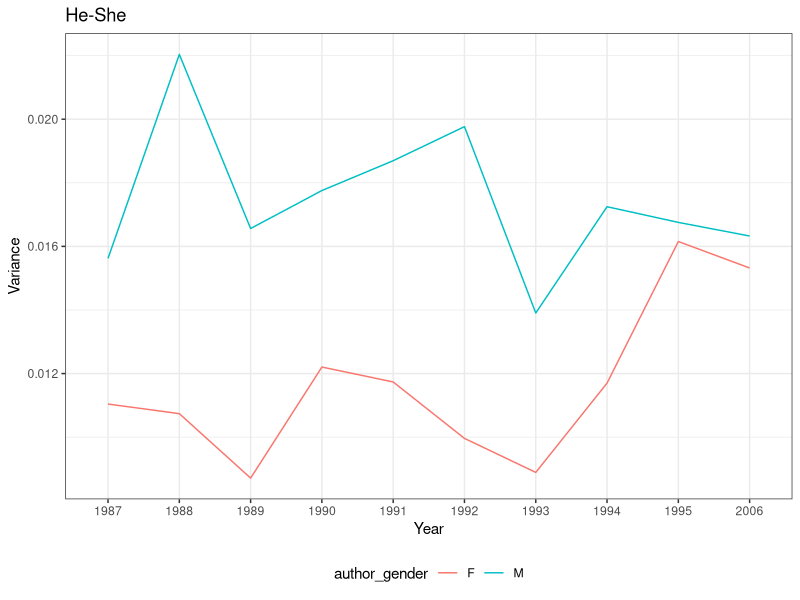
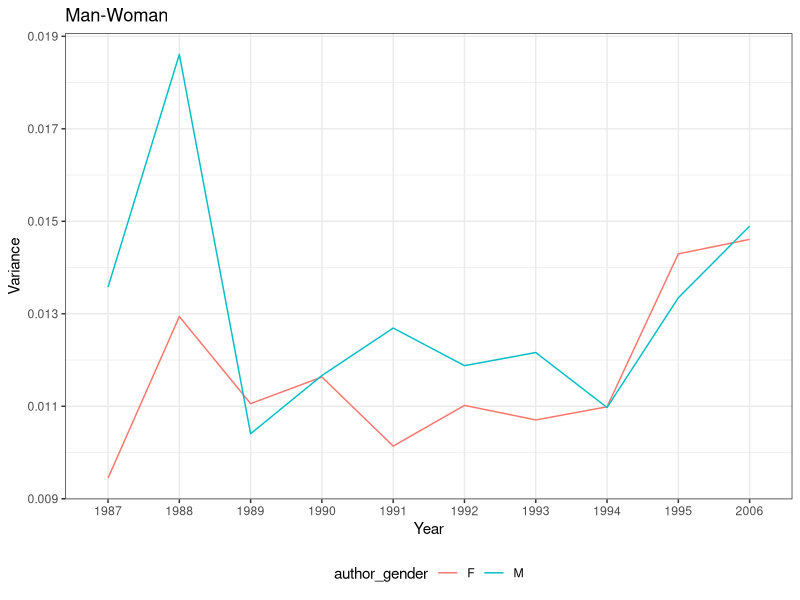
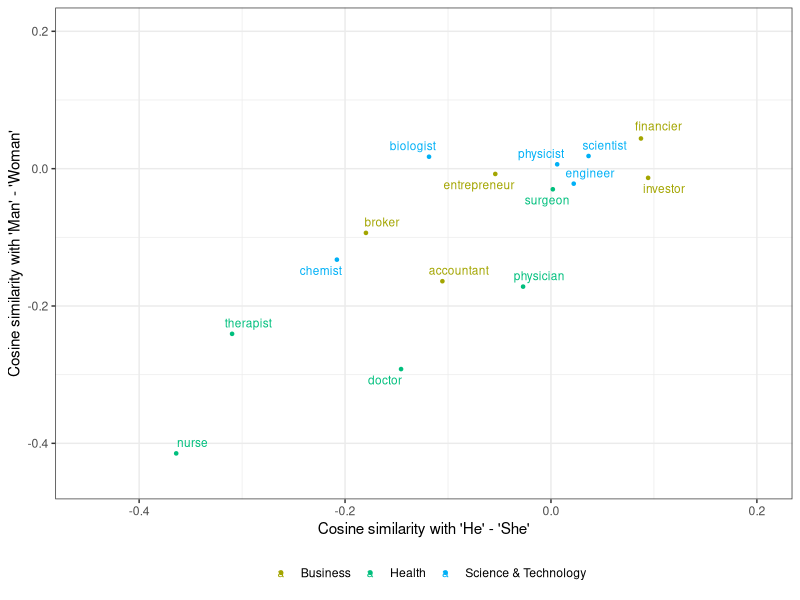
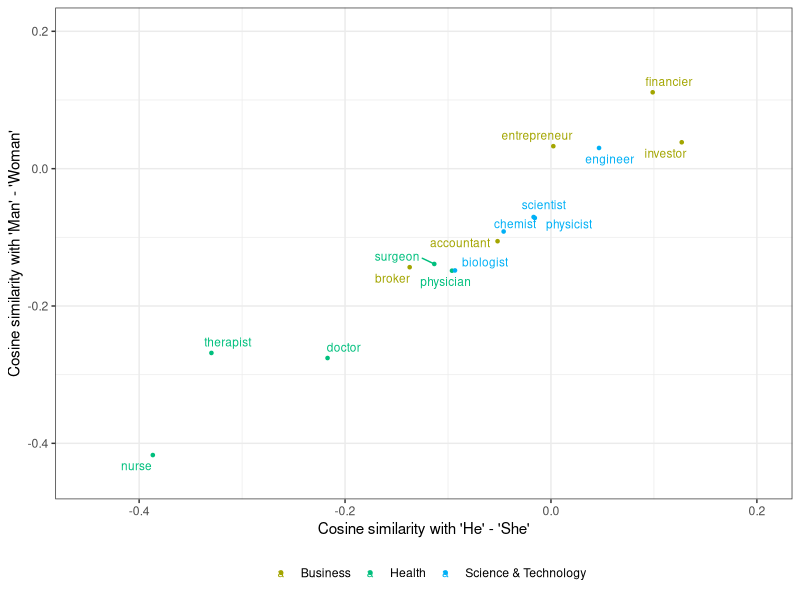
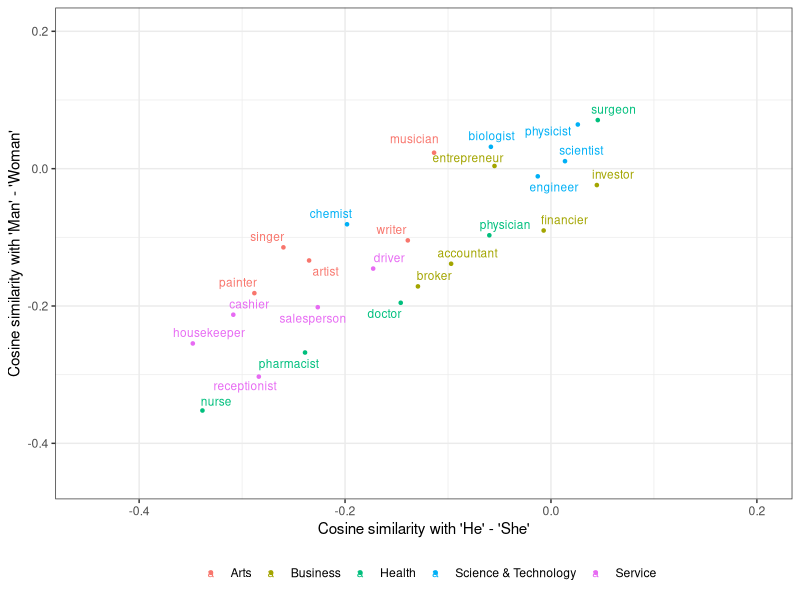
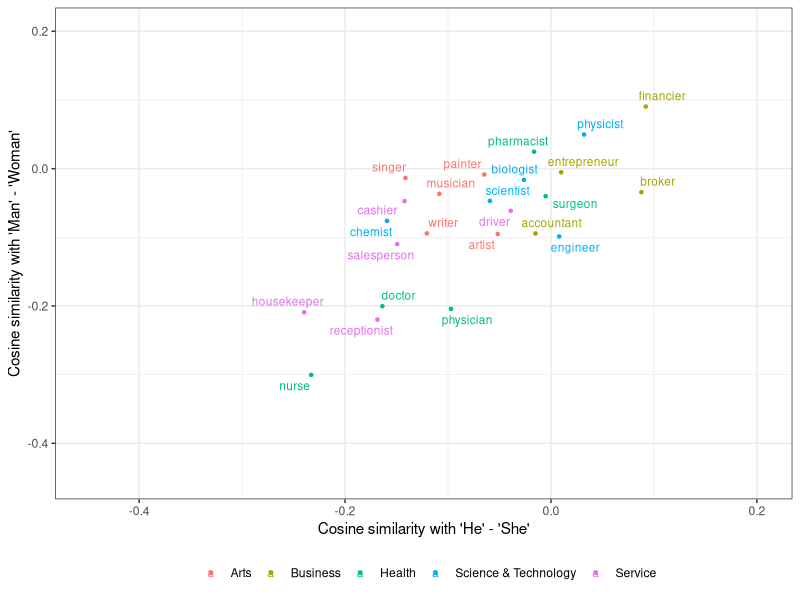
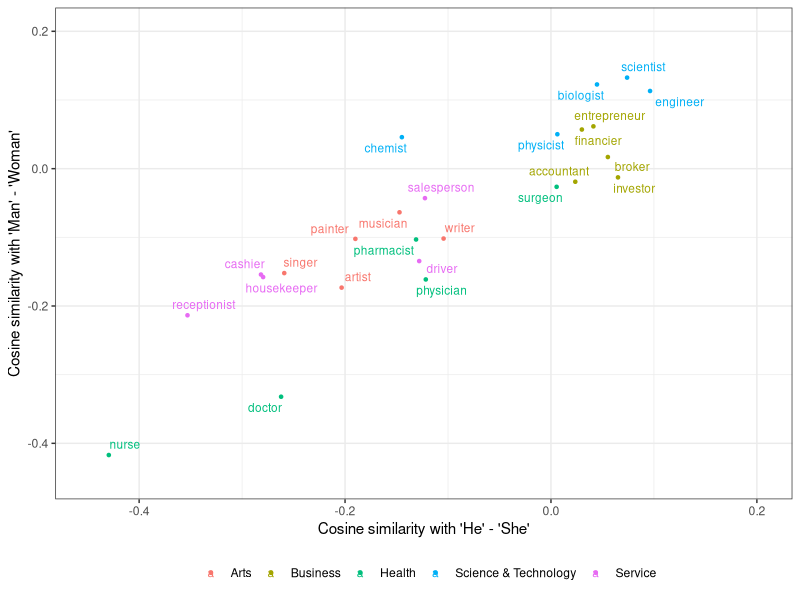
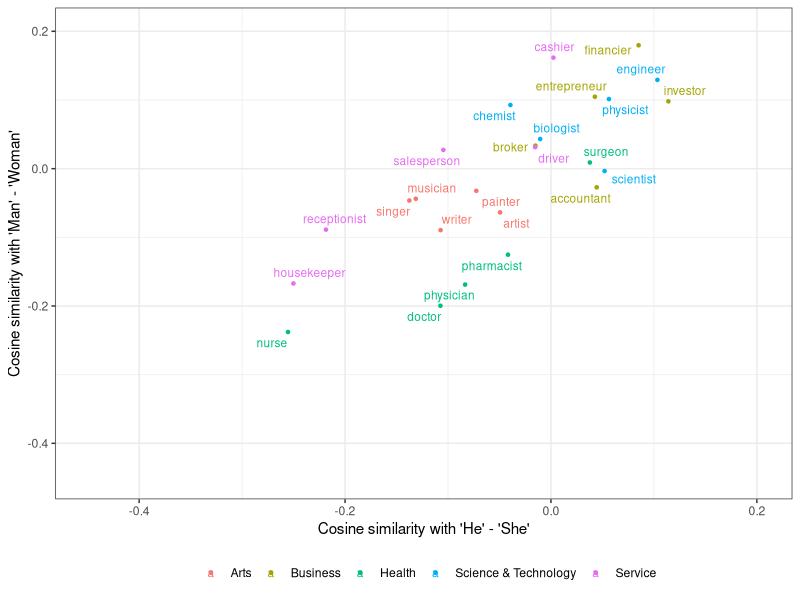

Generate these figures, in order, with R: (Note: this script raises an error after producing the figures.)
library(tidyr)
library(dplyr)
library(ggplot2)
library(ggrepel)

theme_set(theme_bw())
w2v_df <- read.csv("projections.tsv", sep="\t")
w2v_mf_df <- read.csv("projections_authorgender.tsv", sep="\t")
curr_year <- 2006

gg_color_hue <- function(n) {
  hues = seq(15, 375, length = n + 1)
  hcl(h = hues, l = 65, c = 100)[1:n]
}

min_proj <- min(w2v_df$similarity)
max_proj <- max(w2v_df$similarity)

##########################
# PER YEAR - TOPIC WORDS #
##########################
cols <- gg_color_hue(5)

for (year_c in c(1987,2006)) {
  w2v_curr_df <- filter(w2v_df, year == year_c, topic != 'neutral' & topic != 'litcomp') %>%
                  spread(key = word_diff, value = similarity)
  names(w2v_curr_df)[c(4,5)] <- c("he_she","man_woman")
  ggplot(w2v_curr_df, aes(x = he_she, y = man_woman, colour = topic)) +
    geom_point(size = .9) +
    geom_text_repel(aes(label = word), size = 3) +
    labs(x = "Cosine similarity with 'He' - 'She'", 
         y = "Cosine similarity with 'Man' - 'Woman'") +
    scale_colour_manual(name="",
                        values=cols,
                        breaks=c("arts","business","health","science&tech","service"),
                        labels=c("Arts", "Business", "Health", "Science & Technology", "Service")) +
    theme(legend.position = 'bottom') +
    xlim(min_proj,max_proj) + 
    ylim(min_proj,max_proj) 
  ggsave(paste0("./Plots/Proj",year_c,".pdf"), height = 5, width = 5)
}

#############################
# M/F AUTHORS - TOPIC WORDS #
#############################
y_rec <- c()
g_rec <- c()
he_she_var <- c()
man_woman_var <- c()

years <- unique(w2v_mf_df$year)
for (y in years) {
  for (g in c('M','F')) {
    w2v_curr_df <- filter(w2v_mf_df, year == y, author_gender == g, topic != 'neutral' & topic != 'litcomp') %>%
      spread(key = word_diff, value = similarity)
    names(w2v_curr_df)[c(5,6)] <- c("he_she","man_woman")
    ggplot(w2v_curr_df, aes(x = he_she, y = man_woman, colour = topic)) +
      geom_point(size = .9) +
      geom_text_repel(aes(label = word), size = 3) +
      labs(x = "Cosine similarity with 'He' - 'She'", 
           y = "Cosine similarity with 'Man' - 'Woman'") +
      scale_colour_manual(name="",
                          values=cols,
                          breaks=c("arts","business","health","science&tech","service"),
                          labels=c("Arts", "Business", "Health", "Science & Technology", "Service")) +
      theme(legend.position = 'bottom') +
      xlim(min_proj,max_proj) + 
      ylim(min_proj,max_proj) 
    ggsave(paste0("./Plots/",y,"Proj",g,".pdf"), height = 5, width = 5)
    
    y_rec <- c(y_rec, y)
    g_rec <- c(g_rec, g)
    he_she_var <- c(he_she_var, var(w2v_curr_df$he_she))
    man_woman_var <- c(man_woman_var,var(w2v_curr_df$man_woman))
  }
}

##########################
# M/F AUTHORS - VARIANCE #
##########################
var_df <- data.frame(cbind(rep(y_rec,2), rep(g_rec,2), c(rep("he_she",length(he_she_var)),rep("man_woman",length(man_woman_var))), c(he_she_var, man_woman_var)))
names(var_df) <- c("year","author_gender","direction","variance")
var_df$variance <- as.numeric(as.character(var_df$variance))

var_df1 <- filter(var_df, direction == "he_she")
ggplot(data = var_df1, aes(x = year, y = variance, group = author_gender, colour = author_gender)) +
  geom_line() +
  labs(x = "Year", y = "Variance", title = "He-She") +
  theme(legend.position = 'bottom')

var_df2 <- filter(var_df, direction == "man_woman")
ggplot(data = var_df2, aes(x = year, y = variance, group = author_gender, colour = author_gender)) +
  geom_line() +
  labs(x = "Year", y = "Variance", title = "Man-Woman") +
  theme(legend.position = 'bottom')
  
#################
# NEUTRAL WORDS #
#################
cols <- gg_color_hue(1)

w2v_curr_df <- filter(w2v_df, year == curr_year, topic == 'neutral') %>%
  spread(key = word_diff, value = similarity)
names(w2v_curr_df)[c(4,5)] <- c("he_she","man_woman")
ggplot(w2v_curr_df, aes(x = he_she, y = man_woman, colour = topic)) +
  geom_point(size = .9) +
  geom_text_repel(aes(label = word), size = 3) +
  labs(x = "Cosine similarity with 'He' - 'She'", 
       y = "Cosine similarity with 'Man' - 'Woman'") +
  scale_colour_manual(name="",
                      values=cols,
                      breaks=c("neutral"),
                      labels=c("Neutral")) +
  theme(legend.position = 'bottom') +
  xlim(min_proj,max_proj) + 
  ylim(min_proj,max_proj) 
ggsave(paste0("./Plots/ProjNeutral",curr_year,".pdf"), height = 5, width = 5)

#################
# COMPARISON WORDS #
#################
w2v_curr_df <- filter(w2v_df, year == curr_year, topic == 'litcomp') %>%
  spread(key = word_diff, value = similarity)
names(w2v_curr_df)[c(4,5)] <- c("he_she","man_woman")
ggplot(w2v_curr_df, aes(x = he_she, y = man_woman, colour = topic)) +
  geom_point(size = .9) +
  geom_text_repel(aes(label = word), size = 3) +
  labs(x = "Cosine similarity with 'He' - 'She'", 
       y = "Cosine similarity with 'Man' - 'Woman'") +
  theme(legend.position = "none") +
  xlim(min_proj,max_proj) + 
  ylim(min_proj,max_proj) 
ggsave(paste0("./Plots/ProjLitComp",curr_year,".pdf"), height = 5, width = 5)

######################
# OVER TIME - HE/SHE #
######################
cols <- gg_color_hue(5)
w2v_heshe_df <- filter(w2v_df, word_diff == "He-She" & topic != 'litcomp' & topic != 'neutral') %>% 
                  group_by(topic, year) %>%
                  summarise(avg_sim = mean(similarity))
ggplot(w2v_heshe_df, aes(x = year, y = avg_sim, colour = topic, group = topic)) + 
  geom_line() +
  scale_colour_manual(name="",
                      values=cols,
                      breaks=c("arts","business","health","science&tech","service"),
                      labels=c("Arts", "Business", "Health", "Science & Technology", "Service")) +
  labs(x = "", y = "Average Cosine Similarity to 'He'-'She'") +
  theme(legend.position = "bottom")
ggsave("./Plots/HeSheAvgOT.pdf", height = 5, width = 6)

######################
# OVER TIME - HE/SHE #
######################
w2v_manwoman_df <- filter(w2v_df, word_diff == "Man-Woman" & topic != 'litcomp' & topic != 'neutral') %>% 
  group_by(topic, year) %>%
  summarise(avg_sim = mean(similarity))
ggplot(w2v_manwoman_df, aes(x = year, y = avg_sim, colour = topic, group = topic)) + 
  geom_line() +
  scale_colour_manual(name="",
                      values=cols,
                      breaks=c("arts","business","health","science&tech","service"),
                      labels=c("Arts", "Business", "Health", "Science & Technology", "Service")) +
  labs(x = "", y = "Average Cosine Similarity to 'Man'-'Woman'") +
  theme(legend.position = "bottom")
ggsave("./Plots/ManWomanAvgOT.pdf", height = 5, width = 6)
